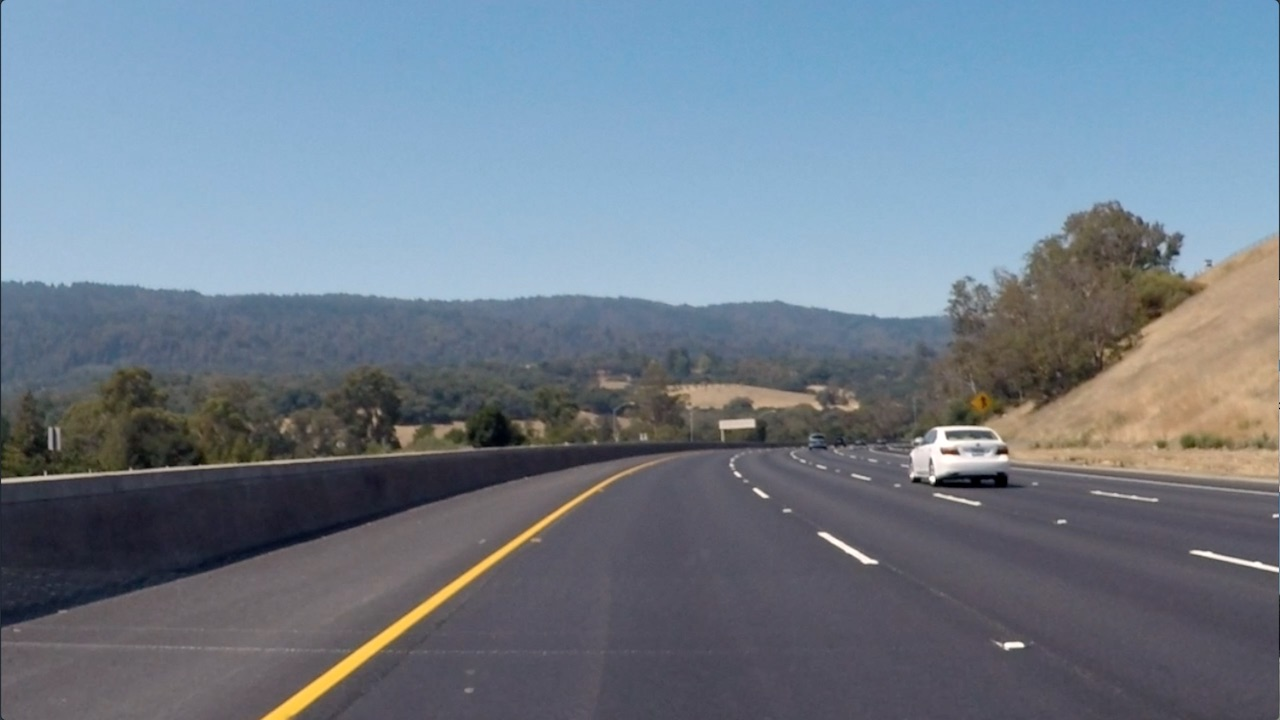
#> input picture curved-lane.jpg, 1280 x 720 px, found by its file name
$ jupyter execute ColorSpaces.ipynb   (shell and % lines are left out)   (older library calls are emulated)
#> lines starting #> are read from the running program, lines starting #| are printed output that depends on the picture; after the words box and inside, x2 and y2 are one past the last pixel; in counts of white or black regions, pixels touching at a corner belong together
## HSL and HSV

[cell 1]
import numpy as np
import cv2
import matplotlib.pyplot as plt
import matplotlib.image as mpimg

img = cv2.imread("curved-lane.jpg")
#> img is the input picture: shape (720, 1280, 3); mean B, G, R 138.7, 125, 112.1
img = cv2.cvtColor(img, cv2.COLOR_BGR2RGB)
hls = cv2.cvtColor(img, cv2.COLOR_RGB2HLS)
#> hls: shape (720, 1280, 3); mean of channels 0, 1, 2 100.6, 125.1, 60.7
H = hls[:,:,0]
L = hls[:,:,1]
S = hls[:,:,2]

thresh_S = (100, 255)
thresh_H = (0, 50)
binary = np.zeros_like(S)
binary[(S > thresh_S[0]) & (S <= thresh_S[1]) | ((H > thresh_H[0]) & (H <= thresh_H[1]))] = 1

plt.imshow(binary, cmap="gray")
plt.show()

## Gradients Definition

[cell 2]
def abs_sobel_thresh(img, orient='x',sobel_kernel= 3, thresh=(0, 255)):
    gray = cv2.cvtColor(img, cv2.COLOR_RGB2GRAY)
    if orient == 'x':
        abs_sobel = np.absolute(cv2.Sobel(gray, cv2.CV_64F, 1, 0))
    if orient == 'y':
        abs_sobel = np.absolute(cv2.Sobel(gray, cv2.CV_64F, 0, 1))
    scaled_sobel = np.uint8(255*abs_sobel/np.max(abs_sobel))
    sbinary = np.zeros_like(scaled_sobel)
    sbinary[(scaled_sobel >= thresh[0]) & (scaled_sobel <= thresh[1])] = 1
    binary_output = sbinary
    return binary_output

def SobelMag(img, sobel_kernel= 3, mag_thresh=(0, 255)):
#> called with sobel_kernel = 3, mag_thresh = (30, 160)
    gray = cv2.cvtColor(img, cv2.COLOR_RGB2GRAY)
    sobelx = cv2.Sobel(gray, cv2.CV_64F, 1, 0, ksize=sobel_kernel)
    sobely = cv2.Sobel(gray, cv2.CV_64F, 0, 1, ksize=sobel_kernel)
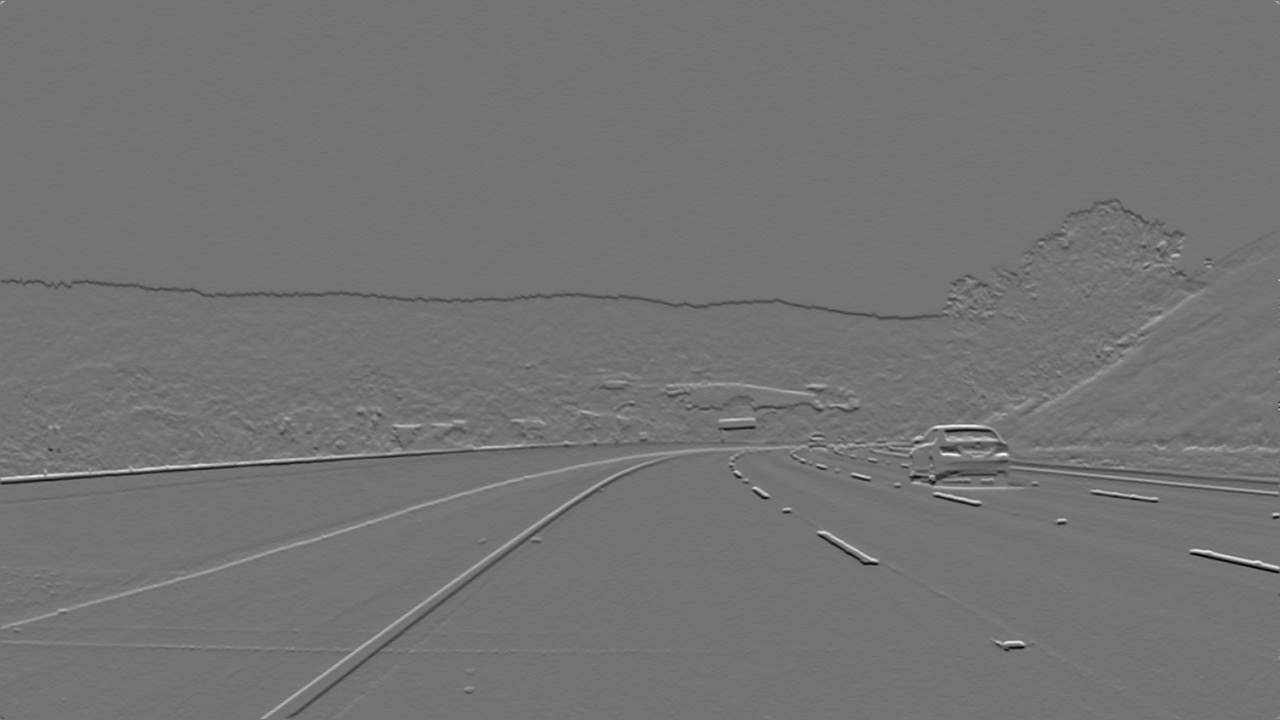
#> sobely: shape (720, 1280) float64; min -538, max 641, mean -0.7; drawn with min black and max white
    # Calculate the gradient magnitude
    gradmag = np.sqrt(sobelx**2 + sobely**2)
    # Rescale to 8 bit
    scale_factor = np.max(gradmag)/255
#> scale_factor = 3.11
    gradmag = (gradmag/scale_factor).astype(np.uint8)
    # Create a binary image of ones where threshold is met, zeros otherwise
    ##binary_output = gradmag
    binary_output = np.zeros_like(gradmag)
    binary_output[(gradmag >= mag_thresh[0]) & (gradmag <= mag_thresh[1])] = 1
    return (binary_output)

def SobelDir(img, sobel_kernel=3, thresh=(0, np.pi/2)):
    gray = cv2.cvtColor(img, cv2.COLOR_RGB2GRAY)
    sobelx = cv2.Sobel(gray, cv2.CV_64F, 1, 0, ksize=sobel_kernel)
    sobely = cv2.Sobel(gray, cv2.CV_64F, 0, 1, ksize=sobel_kernel)
    # Calculate the gradient magnitude
    gradmag = np.arctan2(np.sqrt(sobely**2), np.sqrt(sobelx**2))

    # Create a binary image of ones where threshold is met, zeros otherwise
    binary_output = np.zeros_like(gradmag)
    binary_output[(gradmag >= thresh[0]) & (gradmag <= thresh[1])] = 1
    return binary_output

## Gradient and Channel

[cell 3]
mag_threshMag = (30,160)
mag_threshDir = (0.6, 1.45)
thresh_x = (50,100)
thresh_y = (50,100)
kernel_size = 3
sobelMag = SobelMag(img, kernel_size, mag_threshMag)
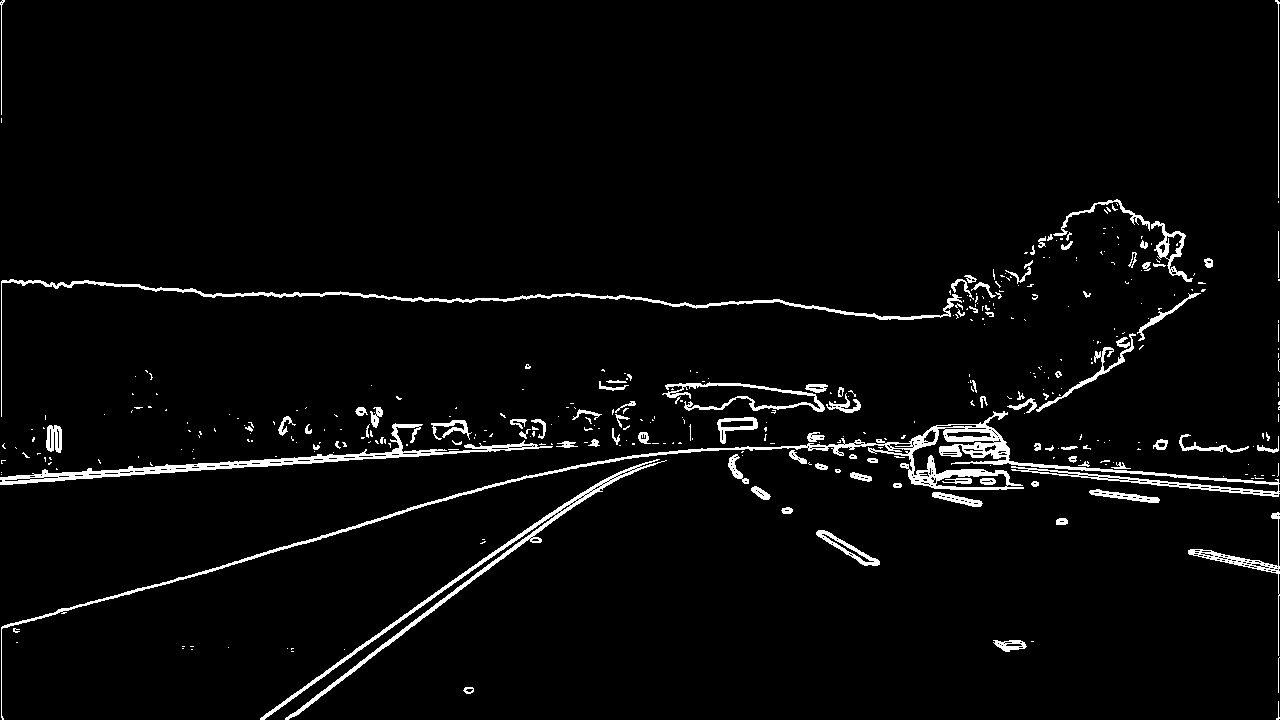
#> sobelMag: shape (720, 1280); values 0 (black) and 1 (white), 3.5% white; 392 white regions (292 under 20 px), largest, box (x1, y1, x2, y2) and area: (1, 411, 1280, 720) 8351, (0, 423, 553, 485) 3653, (260, 459, 667, 720) 3437
sobelDir = SobelDir(img, kernel_size, mag_threshDir)
#> in SobelDir, `gradmag = np.arctan2(np.sqrt(sobely**2), np.sqrt(sobelx**2))`:
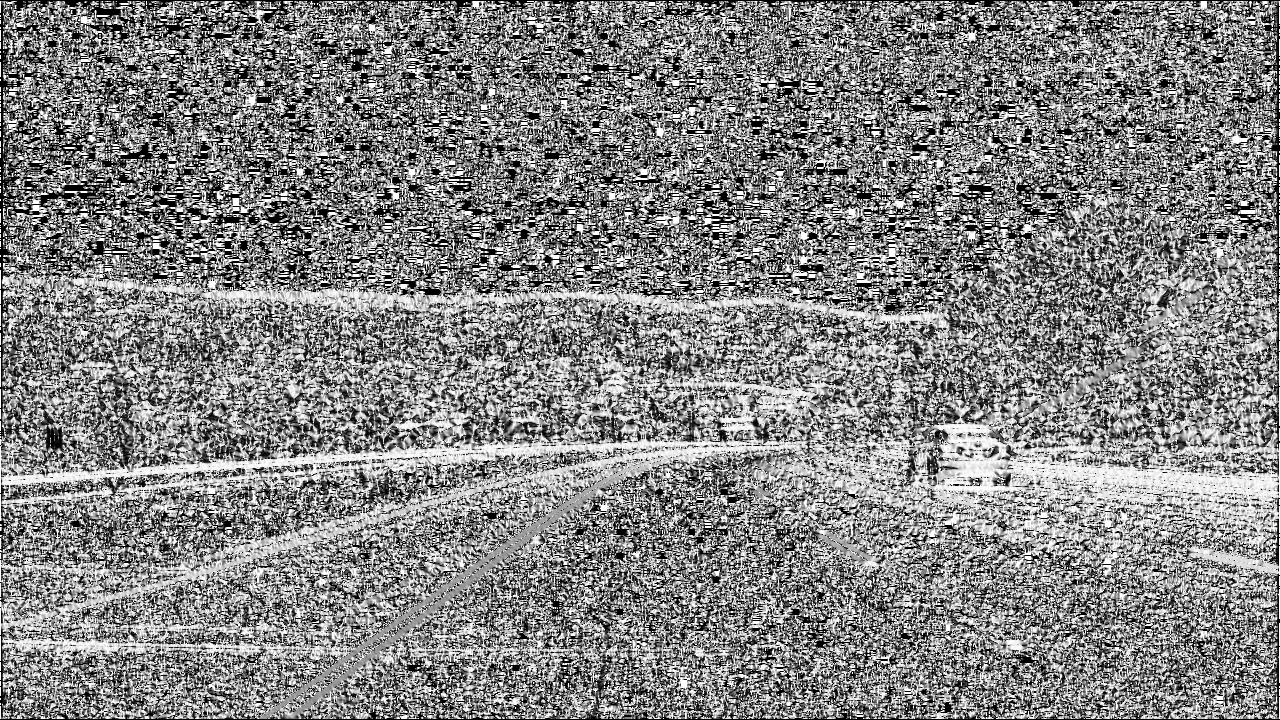
#> gradmag: shape (720, 1280) float64; min 0, max 1.57, mean 0.815; drawn with min black and max white
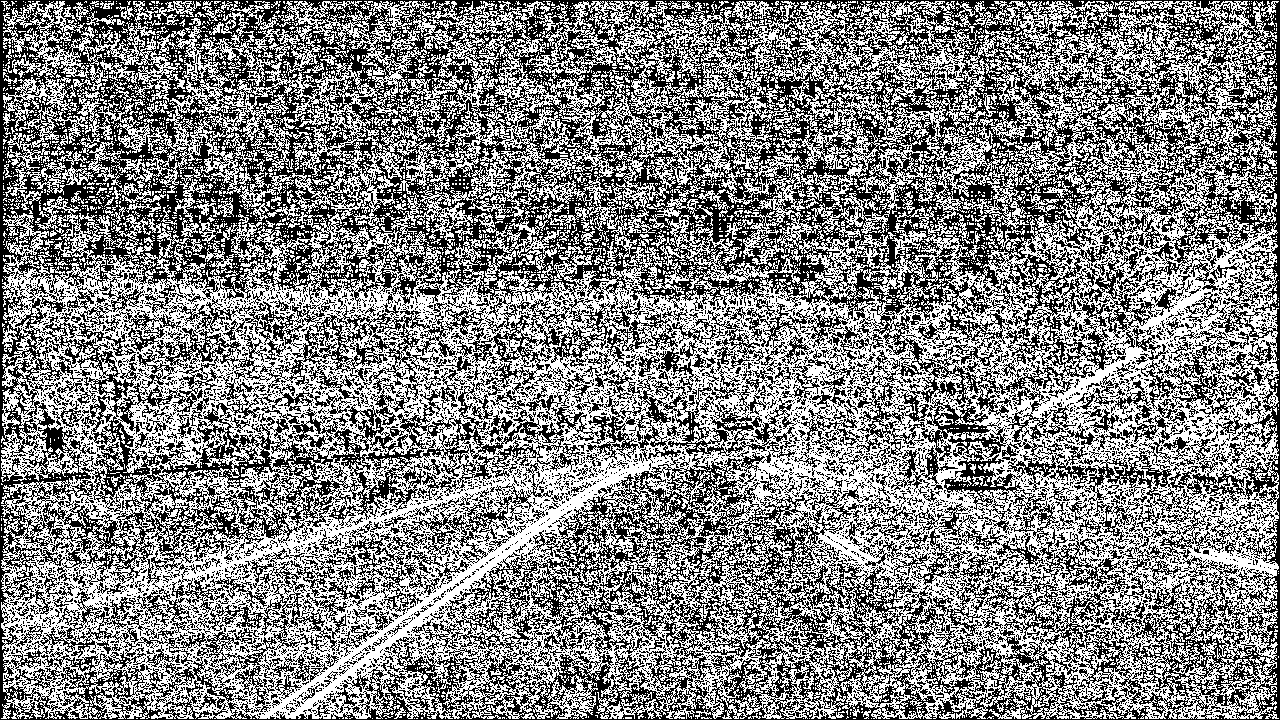
#> sobelDir: shape (720, 1280) float64; values 0 (black) and 1 (white), 51.8% white; black in thin lines or dots
gradx = abs_sobel_thresh(img, 'x', kernel_size, thresh_x)
#> gradx: shape (720, 1280); values 0 (black) and 1 (white), 0.32% white in thin lines or dots
grady = abs_sobel_thresh(img, 'y', kernel_size, thresh_y)
#> grady: shape (720, 1280); values 0 (black) and 1 (white), 1.6% white in thin lines or dots
combined = np.zeros_like(sobelMag)
combined[(((gradx == 1) & (grady == 1)) | ((sobelMag == 1) & (sobelDir == 1))) & (binary == 1)] = 1

plt.imshow(combined, cmap='gray')
plt.show()
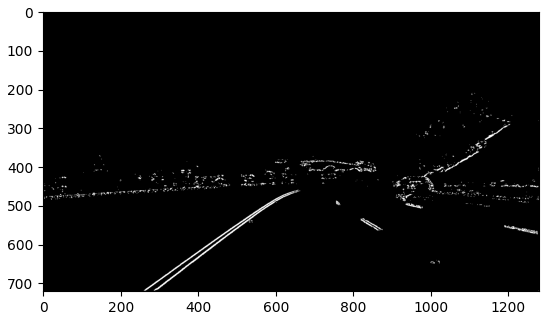
#> figure drawn by matplotlib, 1 panel

$ run again, with calibration_test.png saved as curved-lane.jpg
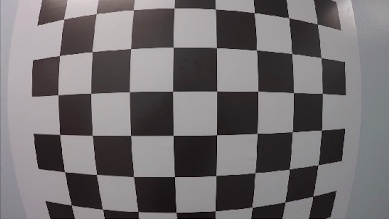
#> input picture calibration_test.png, 389 x 219 px, found by its file name
#> img is the input picture: shape (219, 389, 3); mean B, G, R 112.2, 110.5, 114.7
#> hls: shape (219, 389, 3); mean of channels 0, 1, 2 132, 112.9, 11.1
#> scale_factor = 2.5
#> `sobelMag = SobelMag(img, kernel_size, mag_threshMag)`:
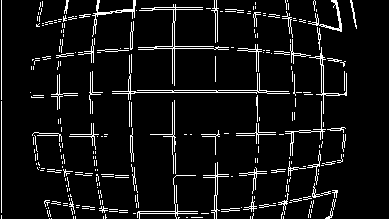
#> sobelMag: shape (219, 389); values 0 (black) and 1 (white), 7.2% white in thin lines or dots
#> sobelDir: shape (219, 389) float64; values 0 (black) and 1 (white), 38.6% white in thin lines or dots
#> gradx: shape (219, 389); values 0 (black) and 1 (white), 1.4% white in thin lines or dots, all inside (x1, y1, x2, y2) = (31, 0, 356, 219)
#> grady: shape (219, 389); values 0 (black) and 1 (white), 1.3% white in thin lines or dots, all inside (x1, y1, x2, y2) = (31, 1, 347, 218)
#> `plt.show()`:
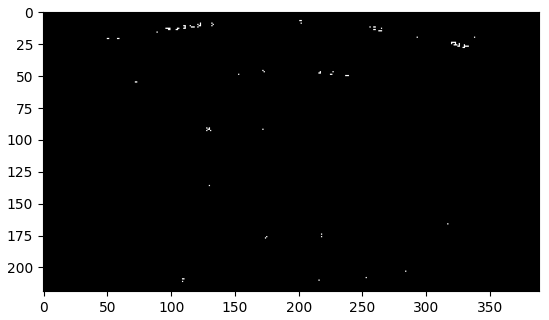
#> figure drawn by matplotlib, 1 panel
